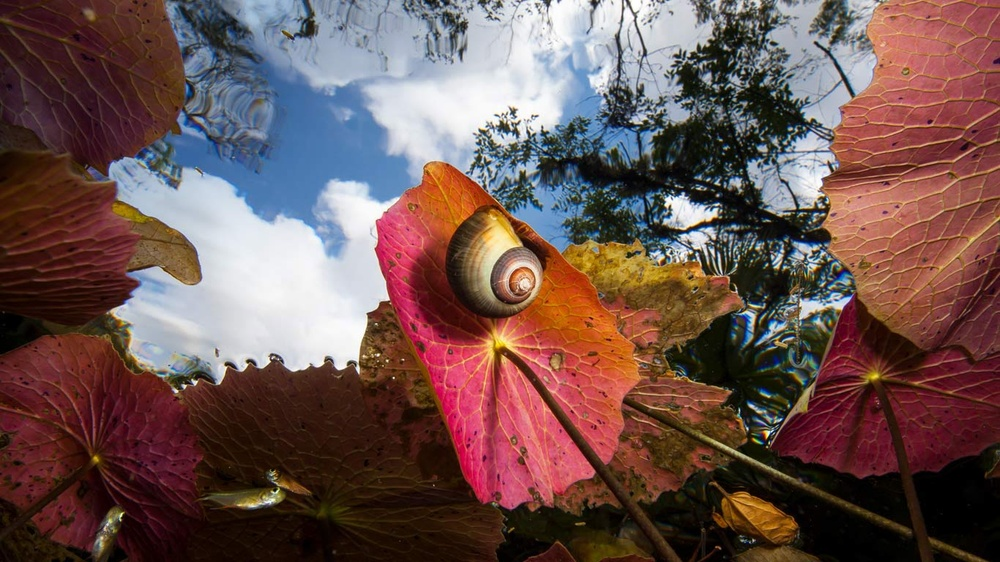
#> input picture IA4.jpg, 1000 x 562 px, shrunk from 1366 x 768 before the run
$ jupyter execute histogram_spec.ipynb
#> lines starting #> are read from the running program, lines starting #| are printed output that depends on the picture
# Histogram Specification

[cell 1]
import cv2
import matplotlib.pyplot as plt
import numpy as np

[cell 2]
def get_histogram(image, bins):
    histogram = np.zeros(bins)
    total = image.sum()

    for pixel in image:
        histogram[pixel] += 1

    return histogram

[cell 3]
def cumsum(a):
    b = np.zeros(a.shape[0])
    b[0] = a[0]
    for i in range(1,a.shape[0]):
        b[i] = b[i-1] + a[i]
    return b

[cell 4]
def histogram_equalization_cs(img):
    flat = img.flatten()

    hist = get_histogram(flat, 256)
    hist = hist/hist.sum()

    cs = cumsum(hist)
    cs *= 255 #(n-1)

    cs_int = np.zeros(cs.shape[0], dtype = 'int')
    for i in range(cs.shape[0]):
        cs_int[i] = round(cs[i])

    return cs_int

[cell 5]
def histogram_specification(img1, img2):
    cs_img1 = histogram_equalization_cs(img1)
    cs_img2 = histogram_equalization_cs(img2)

    arr = np.zeros(dtype='int',shape = (256,))
    spc_img = np.zeros(dtype='int',shape = img1.shape)
    for i in range(256):
        search=cs_img1[i]
        for j in range(256):
            if cs_img2[j] >= search:
                arr[i] = j
                break

    spc_img = arr[img1]
    fig = plt.figure()
    fig.set_figheight(20)
    fig.set_figwidth(20)

    fig.add_subplot(1,3,1)
    plt.imshow(img1)

    fig.add_subplot(1,3,2)
    plt.imshow(img2)

    fig.add_subplot(1,3,3)
    plt.imshow(spc_img)

[cell 6]
img1 = cv2.imread("IA4.jpg")
#> img1 is the input picture: shape (562, 1000, 3); mean B, G, R 79.8, 82.7, 108.9
img2 = cv2.imread("IA2.jpg")
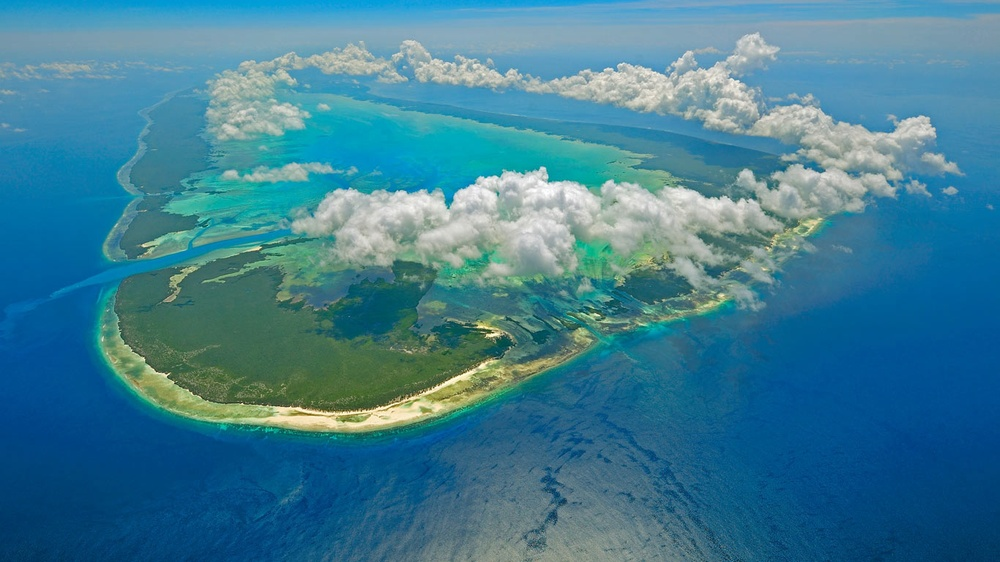
#> input picture IA2.jpg, 1000 x 562 px, shrunk from 1366 x 768 before the run
#> img2 is the input picture: shape (562, 1000, 3); mean B, G, R 147.2, 124.9, 62.5

[cell 7]
histogram_specification(img1, img2)
#> in get_histogram, `total = image.sum()`: total = 152523514
#> the loop in get_histogram, `for pixel in image:` made 1686000 passes
#> pixel on passes 1 to 3: 25, 12, 44
#> after the loop in get_histogram, `for pixel in image:`: histogram = 256 values, max 42421 at index 0, min 430 at index 254, mean 6585.9
#> in histogram_equalization_cs, `hist = get_histogram(flat, 256)`: hist has the same summary as histogram in get_histogram
#> in histogram_equalization_cs, `hist = hist/hist.sum()`: hist = 256 values, max 0.0252 at index 0, min 0.000255 at index 254, mean 0.00391
#> after the loop in cumsum, `for i in range(1,a.shape[0]):`: b = 256 values from 0.0252 to 1
#> in histogram_equalization_cs, `cs *= 255`: cs = 256 values from 6.42 to 255
#> after the loop in histogram_equalization_cs, `for i in range(cs.shape[0]):`: cs_int = 256 values from 6 to 255
#> the loop in get_histogram (call 2), `for pixel in image:` made 1686000 passes
#> pixel on passes 1 to 3: 199, 146, 5
#> in histogram_specification, `cs_img2 = histogram_equalization_cs(img2)`: cs_img2 = 256 values from 11 to 255
#> the loop in histogram_specification, `for i in range(256):` made 256 passes
#> search on passes 1 to 3: 6, 9, 11
#> after the loop in histogram_specification, `for i in range(256):`: arr = 256 values from 0 to 236
#> in histogram_specification, `spc_img = arr[img1]`:
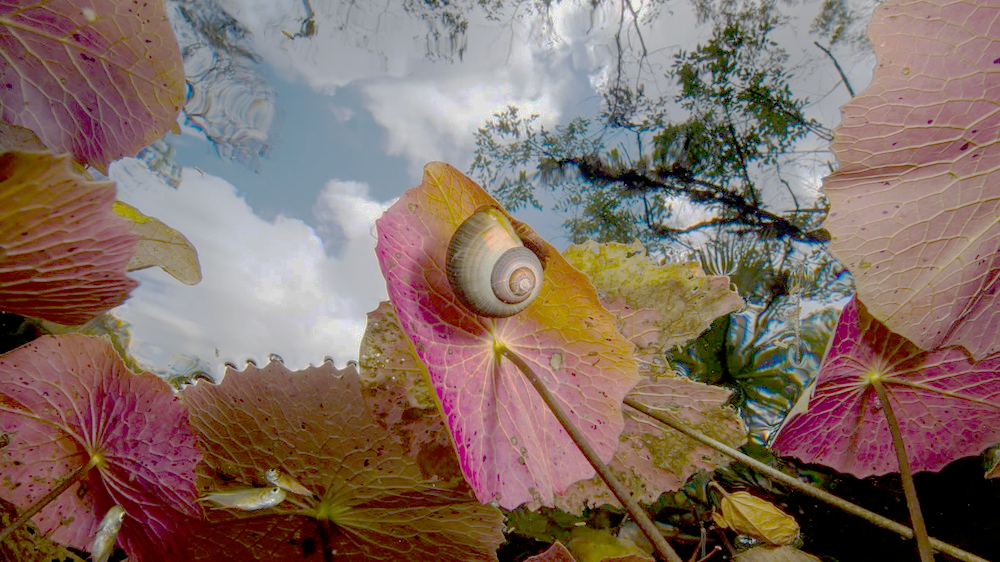
#> spc_img: shape (562, 1000, 3) int64; mean B, G, R 98, 107.6, 129.4
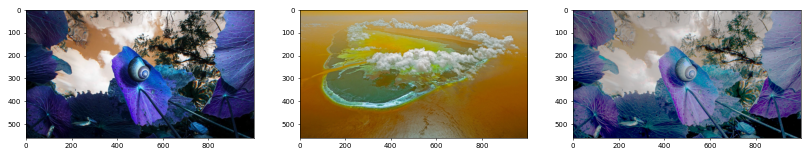
#> figure drawn by matplotlib, 3 panels; B, G, R data is drawn as R, G, B
